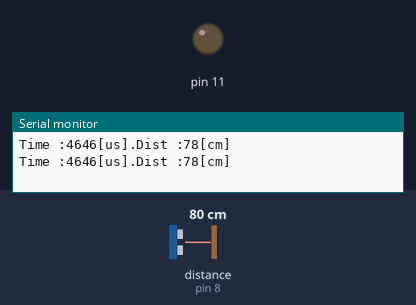
Recording of a sketch running on a simulated Arduino Uno, built with avr-gcc and run on an emulated ATmega328P. On the bench: output pins drawn as LEDs (lit = HIGH), the last lines printed to the serial monitor. Wiring (inferred from the names in the program): ultrasonic range finder: trigger pin 7; echo pin 8. Dashed ring = blinking. Inputs (shaded band) come from the test bench; at power-on: distance to the obstacle (sensor on pin 8) 80 cm. The echo pulse lasts 58.3 µs per cm; pins used as bus, display or sensor lines are not drawn.

Above: at 1.8 s.
1.9 s: distance to the obstacle (sensor on pin 8) set to 34 cm
3.4 s: distance to the obstacle (sensor on pin 8) set to 28 cm
At 4.4 s:
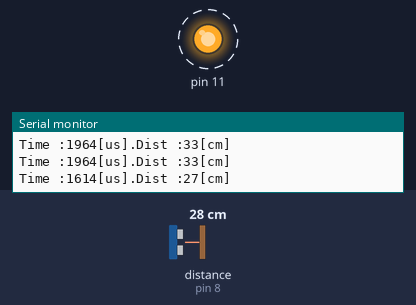
7.5 s: distance to the obstacle (sensor on pin 8) set to 2 cm
9.0 s: distance to the obstacle (sensor on pin 8) set to 14 cm
11.2 s: distance to the obstacle (sensor on pin 8) set to 17 cm
At 13.3 s:
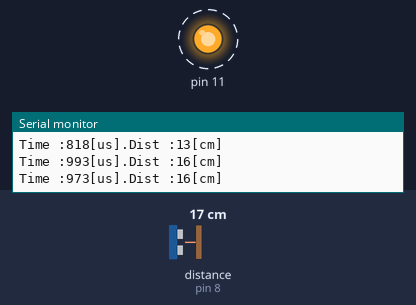
Timing chart, 0 to 16.3 s (numbered marks = the images above; inputs shaded):
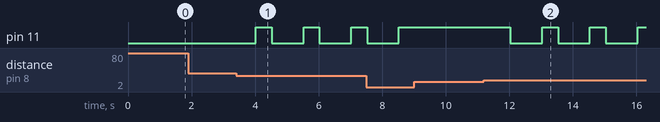

The sketch:

240507_ULTRASONIC.ino
```cpp
int pin_UL_TRIG =7;
int pin_UL_OUT = 8;
int LED_RED =11;

void setup(){
  Serial.begin(115200);
  pinMode(pin_UL_OUT,INPUT);
  pinMode(pin_UL_TRIG,OUTPUT);
  digitalWrite(pin_UL_TRIG,0);
  pinMode(11,OUTPUT);
}

void loop(){
  unsigned long microseconds,distance_cm;
  digitalWrite(pin_UL_TRIG,0);
  delayMicroseconds(2);
  digitalWrite(pin_UL_TRIG,1);
  delayMicroseconds(10);
  digitalWrite(pin_UL_TRIG,0);

  microseconds= pulseIn(pin_UL_OUT,HIGH);
  distance_cm = microseconds*17/1000;

  Serial.print("Time :");
  Serial.print(microseconds);
  Serial.print("[us].Dist :");
  Serial.print(distance_cm);
  Serial.println("[cm]");


  if(distance_cm < 15){
    digitalWrite(11,HIGH);

  }
    else if(distance_cm < 30){
     digitalWrite(11,HIGH);
     delay(500);
     digitalWrite(11,LOW);
    }


  delay(1000);
}
```

Measured:
- the behaviour switches between 31 and 30 cm on distance to the obstacle (sensor on pin 8) (found by bisection; images 0 and 1)
- after the input at 3.4 s, pin 11: alternates HIGH for 0.50 s and LOW for 1.0 s, starting after 0.62 s
- after the input at 11.2 s, pin 11: alternates HIGH for 0.50 s and LOW for 1.0 s, starting after 0.83 s
